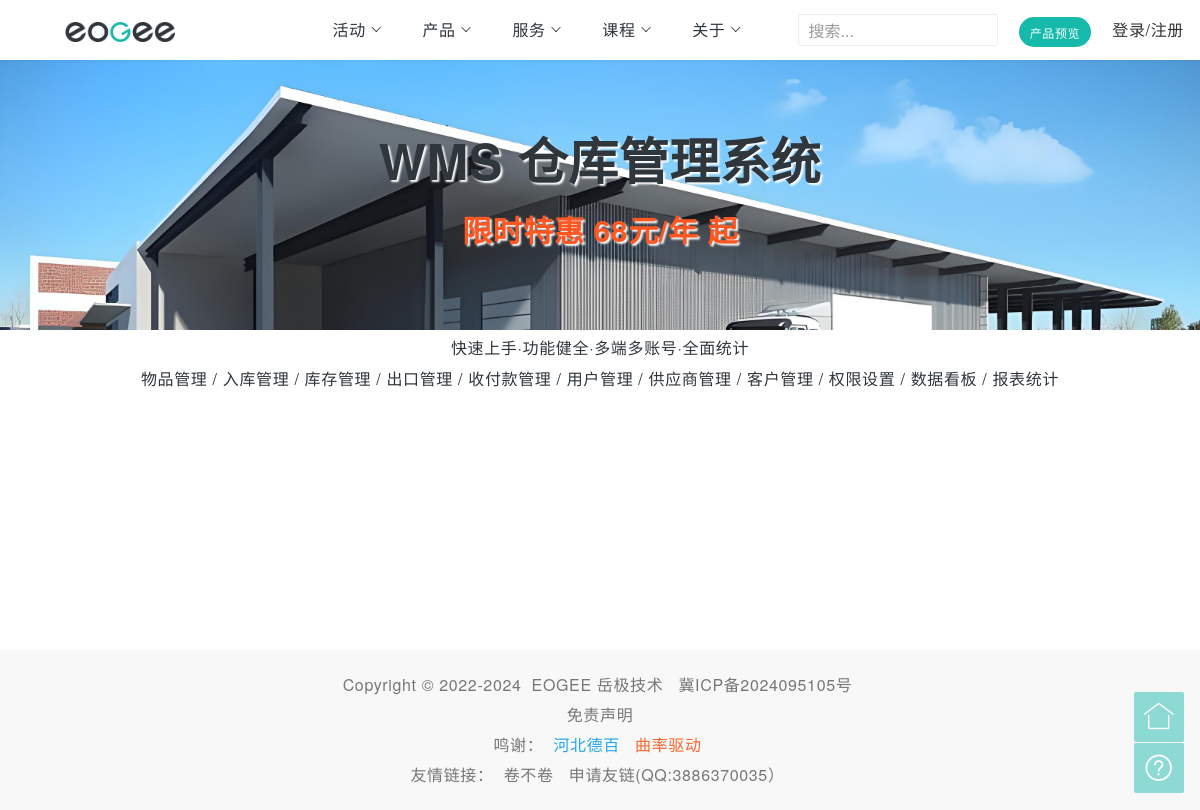
The page /content/detailChild/1 on the database its author committed.
### tables this page shows
CREATE TABLE IF NOT EXISTS `basicinfo` (
  `id` int(11) NOT NULL AUTO_INCREMENT COMMENT 'ID',
  `title` varchar(255) NOT NULL COMMENT '网站标题',
  `titleIcon` varchar(255) NOT NULL COMMENT '网站标题图标',
  `indexUrl` varchar(255) NOT NULL COMMENT '主页地址',
  `keywords` varchar(255) NOT NULL COMMENT '网站关键字',
  `description` varchar(255) NOT NULL COMMENT '网站描述',
  `logoImage` varchar(255) NOT NULL COMMENT 'logo图标',
  `logoAlt` varchar(255) NOT NULL COMMENT 'logo提示文字',
  `navToolName` varchar(255) NOT NULL COMMENT '工具按钮名称',
  `navToolUrl` varchar(255) NOT NULL COMMENT '工具按钮链接',
  `singlePageName` varchar(255) DEFAULT '关于' COMMENT '单页内容分类名称',
  `copyright` varchar(255) DEFAULT NULL COMMENT '版权声明',
  `siteName` varchar(255) DEFAULT NULL COMMENT '本站名称',
  `recordCode` varchar(255) DEFAULT NULL COMMENT '备案编号',
  PRIMARY KEY (`id`)
);

CREATE TABLE IF NOT EXISTS `contentparent` (
  `id` int(11) NOT NULL AUTO_INCREMENT COMMENT 'ID',
  `top` int(11) DEFAULT '1' COMMENT '是否空置顶部',
  `isNews` int(11) DEFAULT '0' COMMENT '是否列入动态',
  `style` varchar(50) DEFAULT '' COMMENT '样式',
  `title` varchar(50) NOT NULL DEFAULT '' COMMENT '标题',
  `titleAbbre` varchar(50) NOT NULL DEFAULT '' COMMENT '标题简称',
  `titleColor` varchar(50) DEFAULT '' COMMENT '首标题颜色',
  `titleShadowColor` varchar(50) DEFAULT '' COMMENT '首标题阴影颜色',
  `keywords` varchar(255) DEFAULT '' COMMENT '关键字',
  `description` varchar(255) DEFAULT '' COMMENT '描述',
  `backgroundImage` varchar(255) DEFAULT '' COMMENT '背景图',
  `keynote` mediumtext NOT NULL COMMENT '副标题',
  `keynoteColor` varchar(50) DEFAULT '' COMMENT '副标题颜色',
  `keynoteShadowColor` varchar(50) DEFAULT '' COMMENT '副标题阴影颜色',
  `lastChildTitle` varchar(50) NOT NULL DEFAULT '' COMMENT '末尾项',
  `lastChildTitleAbbre` varchar(50) NOT NULL DEFAULT '' COMMENT '末尾项简称',
  `lastChildTitleUrl` varchar(50) NOT NULL DEFAULT '' COMMENT '末尾项链接',
  `sort` float DEFAULT '0' COMMENT '排序值',
  `deleted_at` datetime DEFAULT NULL COMMENT '删除时间',
  PRIMARY KEY (`id`)
);

CREATE TABLE IF NOT EXISTS `content` (
  `id` int(11) NOT NULL AUTO_INCREMENT COMMENT 'ID',
  `parentId` int(11) NOT NULL DEFAULT '1' COMMENT '父级ID',
  `top` int(11) DEFAULT '1' COMMENT '是否空置顶部',
  `title` varchar(50) NOT NULL DEFAULT '' COMMENT '首标题',
  `titleAbbre` varchar(50) NOT NULL DEFAULT '' COMMENT '首标题简称',
  `titleColor` varchar(50) DEFAULT '' COMMENT '首标题颜色',
  `titleShadowColor` varchar(50) DEFAULT '' COMMENT '首标题阴影颜色',
  `keywords` varchar(255) DEFAULT '' COMMENT '关键字',
  `description` varchar(255) DEFAULT '' COMMENT '描述',
  `backgroundImage` varchar(255) DEFAULT NULL COMMENT '背景图',
  `keynote` varchar(50) DEFAULT '' COMMENT '副标题',
  `keynoteColor` varchar(50) DEFAULT '' COMMENT '副标题颜色',
  `keynoteShadowColor` varchar(50) DEFAULT '' COMMENT '副标题阴影颜色',
  `content` varchar(255) DEFAULT '' COMMENT '内容',
  `contentColor` varchar(50) DEFAULT '' COMMENT '内容颜色',
  `contentShadowColor` varchar(50) DEFAULT '' COMMENT '内容阴影颜色',
  `detail` mediumtext COMMENT '详情',
  `detailColor` varchar(50) DEFAULT '' COMMENT '详情颜色',
  `detailShadowColor` varchar(50) DEFAULT '' COMMENT '详情阴影颜色',
  `newsContent` varchar(255) DEFAULT '' COMMENT '动态内容',
  `btn1` varchar(50) DEFAULT NULL COMMENT '按钮1',
  `btn1url` varchar(50) DEFAULT NULL COMMENT '按钮1链接',
  `btn1blank` int(11) DEFAULT '0' COMMENT '是否新页面打开',
  `btn2` varchar(50) DEFAULT NULL COMMENT '按钮2',
  `btn2url` varchar(50) DEFAULT NULL COMMENT '按钮2链接',
  `btn2blank` varchar(50) DEFAULT '0' COMMENT '是否新页面打开',
  `sort` float DEFAULT '0' COMMENT '排序值',
  `isNews` int(11) DEFAULT NULL COMMENT '是否列入动态',
  `newsDate` date DEFAULT NULL COMMENT '动态时间',
  `enterId` int(11) DEFAULT NULL COMMENT '录入人员ID',
  `enter` varchar(50) DEFAULT NULL COMMENT '录入人员',
  `deleted_at` datetime DEFAULT NULL COMMENT '删除时间',
  PRIMARY KEY (`id`) USING BTREE,
  KEY `FK_content_contentparent` (`parentId`),
  CONSTRAINT `FK_content_contentparent` FOREIGN KEY (`parentId`) REFERENCES `contentparent` (`id`) ON DELETE CASCADE
);

CREATE TABLE IF NOT EXISTS `footurl` (
  `id` int(11) NOT NULL AUTO_INCREMENT COMMENT 'ID',
  `name` varchar(255) NOT NULL COMMENT '名称',
  `colorCode` varchar(50) DEFAULT NULL COMMENT '颜色代码',
  `url` varchar(255) NOT NULL COMMENT '链接地址',
  `blank` int(11) DEFAULT '0' COMMENT '是否新页面打开',
  `type` varchar(255) NOT NULL COMMENT '类型',
  `sort` float DEFAULT '0' COMMENT '排序值',
  `deleted_at` datetime DEFAULT NULL COMMENT '删除时间',
  PRIMARY KEY (`id`) USING BTREE
);

### Resource/view/index/foot.php (the view, shortened to what the rows shown need)
    <div class="layui-footer eog-footer">
        <p>
            <?php
            if( $indexData['copyright'] !== null){
            echo 'Copyright &copy; '.$indexData['copyright'];}
            if( $indexData['siteName'] !== null){ ?>
            <a href="<?= $indexData['indexUrl']?>"><?= $indexData['siteName'] ?></a><?php }
            if( $indexData['recordCode'] !== null){ ?>
            <a href="https://beian.miit.gov.cn"  target="_blank"><?= $indexData['recordCode'] ?></a><?php } ?>
        </p>
        <p id="footerInfo"><?php
            $internal = $indexData['internal'];
            for($i = 0; $i < count($internal); $i++){
                if($internal[$i]['blank'] == 1){?>
            <a href="<?= $internal[$i]['url'] ?>" <?=$internal[$i]['blank'] == 1 ? 'target="_blank" ': ''?>><?= $internal[$i]['name'] ?></a> <?php } else {?>
            <a href="<?= $internal[$i]['url'] ?>"><?= $internal[$i]['name'] ?></a> <?php } } ?>
        </p>
        <p>
            鸣谢：<?php
                $sponsor = $indexData['sponsor'];
                for ($i = 0; $i < count($sponsor); $i++) { ?>
            <a href="<?= $sponsor[$i]['url'] ?>" <?=$sponsor[$i]['blank'] == 1 ? 'target="_blank" ': ''?> sponsor="<?= $sponsor[$i]['name'] ?>" style="color: <?= $sponsor[$i]['colorCode'] ?>;"><?= $sponsor[$i]['name'] ?></a><?php } ?>
        </p>
        <p>
            友情链接：<?php
                    $friendUrl = $indexData['friendUrl'];
                    for ($i = 0; $i < count($friendUrl); $i++) { ?>
            <a href="<?= $friendUrl[$i]['url'] ?>" <?=$friendUrl[$i]['blank'] == 1 ? 'target="_blank" ': ''?>><?= $friendUrl[$i]['name'] ?></a><?php } ?>
        </p>
    </div>
</body>
</html>

### Resource/view/index/head.php (shortened to what the rows shown need)
<!DOCTYPE html>
<html lang="zh-CN">
<head>
    <link rel="stylesheet" href="/Resource/layui/css/layui.css" rel="stylesheet">
    <link rel="stylesheet" href="/Resource/css/eogee-text-layui.css" rel="stylesheet">
</head>
<body>
    <div class="layui-header eog-header eog-background-white">
        <div class="layui-container">
            <div class="eog-logo">
                <a class="logo" href="<?= $indexData['indexUrl'] ?>">
                    <img src="<?= $indexData['logo']['image'] ?>" alt="<?= $indexData['logo']['alt'] ?>">
                </a>
            </div>
            <div class="eog-header-nav">
                <ul class="layui-nav layui-bg-gray eog-background-white"><?php
                $nav = $indexData['nav'];
                for ($i = 0; $i < count($nav); $i++) { ?>
                    <li class="layui-nav-item">
                        <a href="javascript:;"><?= $nav[$i]['titleAbbre'] ?></a>
                    </li><?php
                    } ?>
                    <li class="layui-nav-item">
                        <a href="javascript:;"><?=$indexData['singlePageName']?></a>
                    </li>
                </ul>
                <div class="eog-header-tool eog-background-white">
                    <div>
                        <a href="<?= $indexData['navTool']['url'] ?>" class="layui-btn layui-btn-sm layui-btn-radius">
                            <?= $indexData['navTool']['name'] ?>
                        </a>
                    </div>
                </div>
            </div>
        </div>
    </div>

### Resource/view/index/detailChild.php
<?php
    require_once 'Resource/view/index/head.php';
?>
    <div class="eog-container eog-index-main">
        <div class = "eog-image-background-half" style = "background-image:url('<?=$data['data']['backgroundImage']?>')">
            <div class="layui-container  eog-text">
                <h1 class = "<?= $data['data']['top'] ? 'padding-top-60' : null ?> layui-font-<?=$data['data']['titleColor']?> eog-text-shadow-<?=$data['data']['titleShadowColor']?>"><?=$data['data']['title']?></h1>
                <h3 class = "layui-font-<?=$data['data']['keynoteColor']?> eog-text-shadow-<?=$data['data']['keynoteShadowColor']?>"><?=$data['data']['keynote']?></h3>
            </div>
        </div>
        <div class="layui-container  eog-text">
            <p class = "layui-font-<?=$data['data']['contentColor']?> eog-text-shadow-<?=$data['data']['contentShadowColor']?>"><?=$data['data']['content']?></p>
            <p class = "layui-font-<?=$data['data']['detailColor']?> eog-text-shadow-<?=$data['data']['detailShadowColor']?>"><?=$data['data']['detail']?></p>
        </div>
    </div>
<?php
    require_once 'Resource/view/index/foot.php';
?>

### rows shown on the page
basicinfo: logoImage (picture), singlePageName "关于", navToolName "产品预览", copyright "2022-2024", siteName "EOGEE 岳极技术", recordCode "冀ICP备2024095105号"
contentparent: titleAbbre "活动"
contentparent: titleAbbre "产品"
contentparent: titleAbbre "服务"
contentparent: titleAbbre "课程"
content: backgroundImage (picture), title "WMS 仓库管理系统", keynote "限时特惠 68元/年 起", content "快速上手·功能健全·多端多账号·全面统计", detail "物品管理 / 入库管理 / 库存管理 / 出口管理 / 收付款管理 / 用户管理 / 供应商管理 / 客户管理 / 权限设置 / 数据看板 / 报表统计"
footurl: name "免责声明"
footurl: name "河北德百"
footurl: name "曲率驱动"
footurl: name "卷不卷"
footurl: name "申请友链(QQ:3886370035）"
